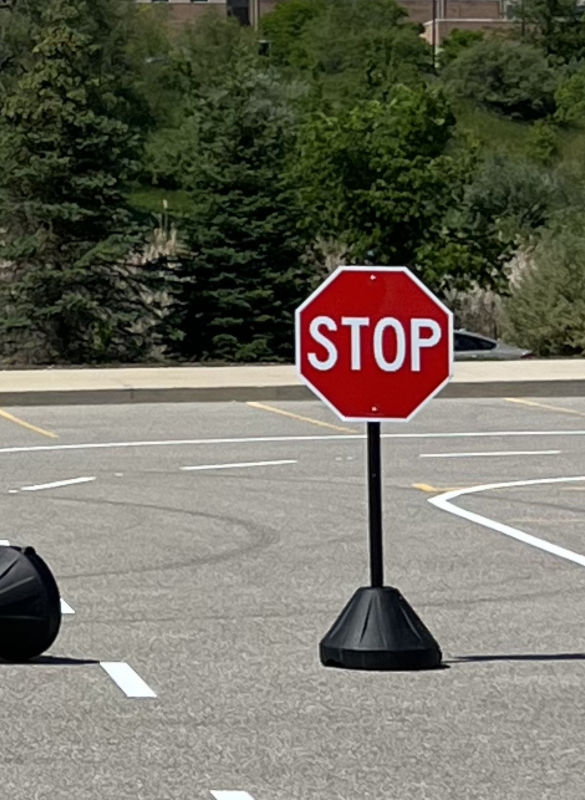
#> input picture ocr/data/8079.jpg, 1170 x 1600 px, given in place of IGVC.png, which was not available (shown at 1/2 size)
$ python soup.py
#> lines starting #> are read from the running program, lines starting #| are printed output that depends on the picture; after the words box and inside, x2 and y2 are one past the last pixel; in counts of white or black regions, pixels touching at a corner belong together; pictures that were not available may be replaced by others from this repository, and a replacement may not be noted
#> in __init__, self.img is the input picture: shape (1600, 1170, 3); mean B, G, R 94.8, 107.6, 110.2
### ros/docker/ocr/src/utils.py
import cv2
import numpy as np
from PIL import Image
import copy

def to_png(src, target):
    img = Image.open(src)
    img.save(target)


#increase contrast of bgr img to bgr img
# [16 lines left out: function inc_cont, not called in this run]


def hsv_filter(img: np.ndarray):
    """
    bgr img -> hsv, sat, grayscale img
    """

    hsv_img = cv2.cvtColor(img, cv2.COLOR_BGR2HSV)
#> hsv_img: shape (1600, 1170, 3); mean H, S, V 38.6, 73.7, 113.9
    h, s, v = cv2.split(hsv_img)
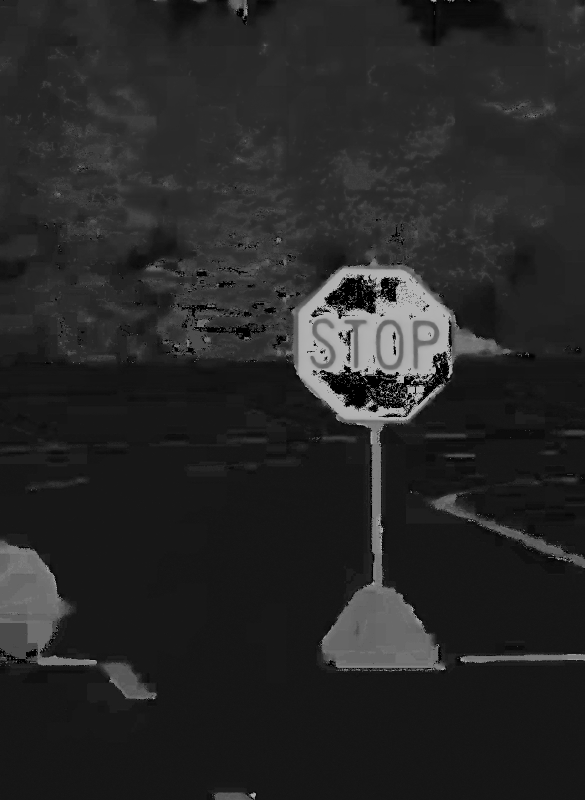
#> h: shape (1600, 1170) (shown at 1/2 size); min 0, max 179, mean 38.6
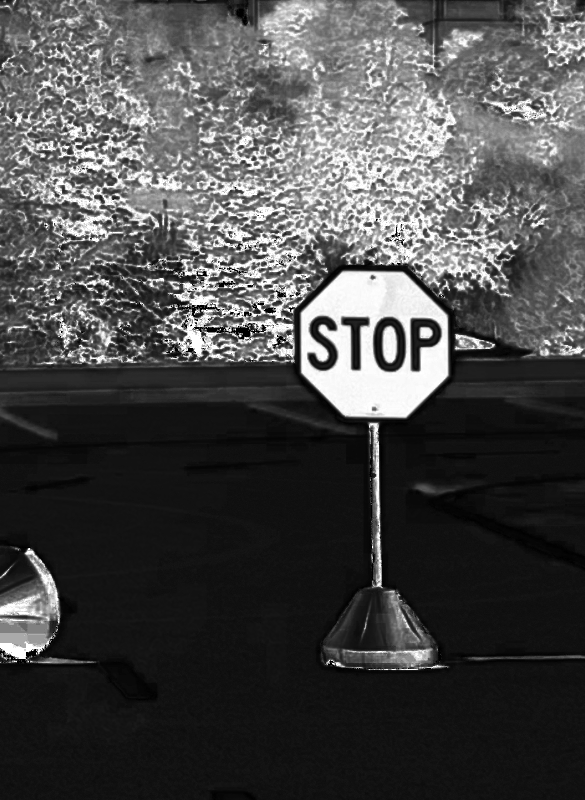
#> s: shape (1600, 1170) (shown at 1/2 size); min 0, max 255, mean 73.7
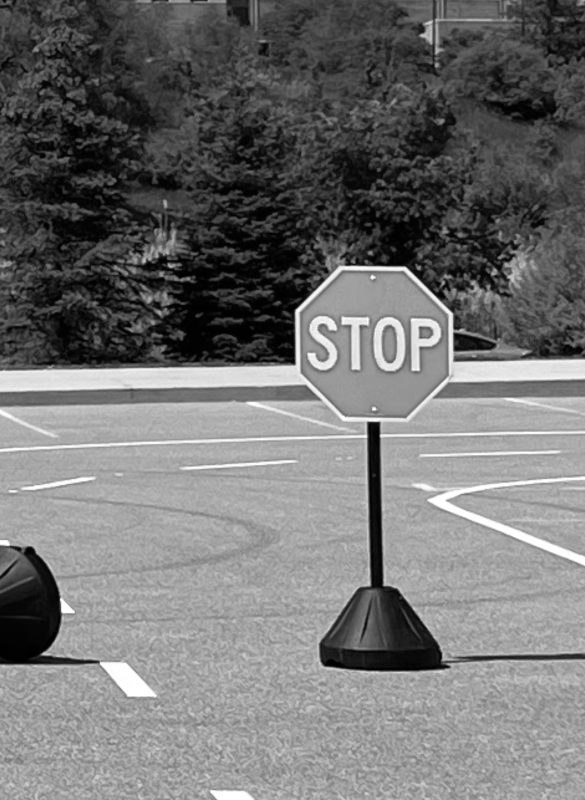
#> v: shape (1600, 1170) (shown at 1/2 size); min 0, max 255, mean 113.9

    return hsv_img, s, v


def get_oct(sat_img:np.ndarray, ori_img:np.ndarray, debug=False) -> np.ndarray:
    """
    input:
        sat_img (np.ndarray): saturation channel of hsv image.
        ori_img (np.ndarray): original image on which the octagons will be drawn.
        debug (boolean): whether to display the image.
    return:
        a binary mask of the largest octagon in the image.
        Inside of the octagon is (255, 255, 255) and the
        outside is (0, 0, 0).
    """
    # Add Gaussian Blur to the image
    gauss = cv2.GaussianBlur(sat_img, (7,7), 0)

    # Make a binary image
    _, gauss_blur_binary_img =cv2.threshold(gauss, 90, 255, cv2.THRESH_BINARY)

    # Find the contours
    contours, _ = cv2.findContours(gauss_blur_binary_img, cv2.RETR_TREE, cv2.CHAIN_APPROX_SIMPLE)

    if debug:
        all_oct_img = copy.deepcopy(ori_img)

    # Prepare lists to get the largest octagon
    length_list = []
    approx_list = []

    for cnt in contours:
        approx = cv2.approxPolyDP(cnt, 0.01*cv2.arcLength(cnt, True), True)
        if len(approx) == 8:
            # Compute the summed length of the edges
            points = np.vstack((cnt, np.expand_dims(cnt[0], 0)))
            length = np.sum(np.linalg.norm(points[1:] - points[:-1], axis=2))
            length_list.append(length)
            approx_list.append(approx)

            if debug:
                cv2.drawContours(all_oct_img, [approx], -1, (0, 255, 255), 3)

    if debug:
        cv2.imshow('octagon detected', all_oct_img)
        cv2.waitKey(1)

    if len(length_list) == 0:
        return False

    # Find the contour with longest sum of length of edges
    idx = np.where(length_list == max(length_list))[0][0]
    the_octagon = approx_list[idx].reshape(-1, 2)

    # Create a binary mask
    mask = np.zeros(sat_img.shape)
    cv2.fillPoly(mask, np.int32([the_octagon]), color = (255, 255, 255))
    mask = np.array(mask, dtype=np.uint8)

    return mask


# [7 lines left out: function dilate, not called in this run]

def red_mask(hsv_img:np.ndarray):
    result = hsv_img.copy()

    lower = np.array([170, 170, 63])
    upper = np.array([179, 255, 255])
    mask = cv2.inRange(hsv_img, lower, upper)
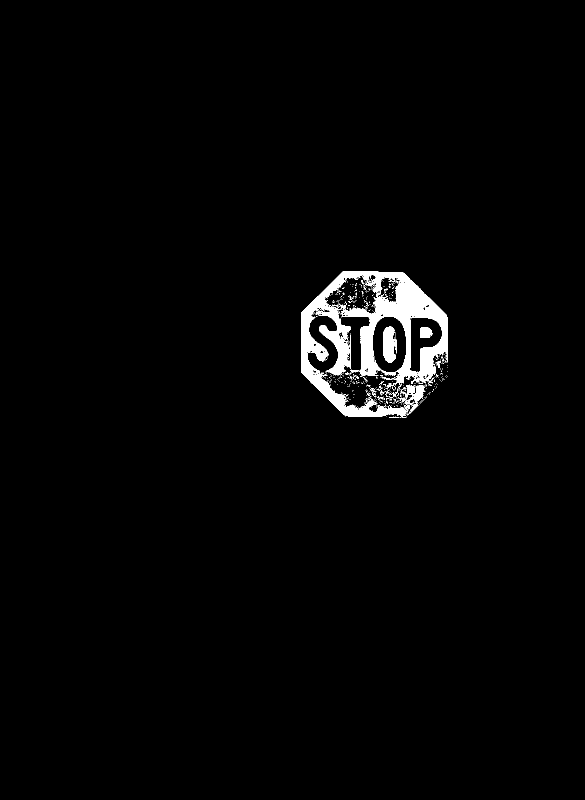
#> mask: shape (1600, 1170) (shown at 1/2 size); 1.9% white; 542 white regions (528 under 20 px), largest, box (x1, y1, x2, y2) and area: (602, 543, 896, 835) 32048, (766, 653, 793, 726) 1509, (840, 655, 865, 676) 449
    result = cv2.bitwise_and(result, result, mask=mask)
#> result: shape (1600, 1170, 3); mean H, S, V 3.4, 4.6, 2.7

    return mask, result

### ros/docker/ocr/src/soup.py
from PIL import Image
import cv2
import numpy as np
import copy

import utils as utils

import pytesseract
from pytesseract import Output

pytesseract.pytesseract.tesseract_cmd = r'/usr/bin/tesseract'
config = r'--psm 11 --oem 3 --tessdata-dir /app/ocr/data/tessdata'

class SOUP(object):
    def __init__(self, fname):
        self.img = cv2.imread(f'/app/ocr/data/{fname}')


    def run_ocr(self):


        # Source image
        cv2.imshow('src img', self.img)

        # Apply HSV filter
        hsv, s, v = utils.hsv_filter(self.img)
        cv2.imshow('hsv img', hsv)

        # Apply red mask
        mask, img = utils.red_mask(hsv)
        cv2.imshow('red mask', mask)
        # cv2.imshow('mask applied', img)

        # Dilate and erode to get rid of noise
        mask = cv2.erode(mask, np.ones((3, 3)))
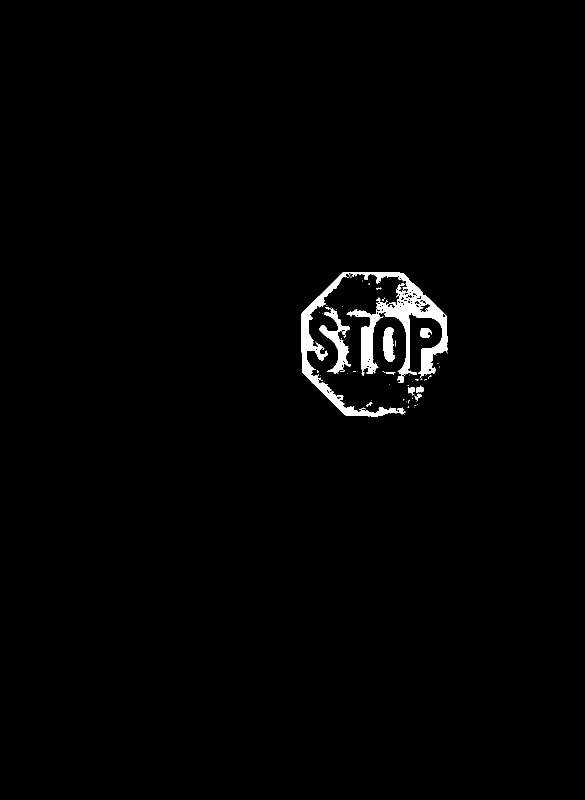
#> mask: shape (1600, 1170) (shown at 1/2 size); 1.3% white; 58 white regions (49 under 20 px), largest, box (x1, y1, x2, y2) and area: (603, 544, 895, 833) 19057, (639, 614, 701, 747) 2509, (767, 654, 790, 724) 1211
        mask = cv2.dilate(mask, np.ones((7, 7)))
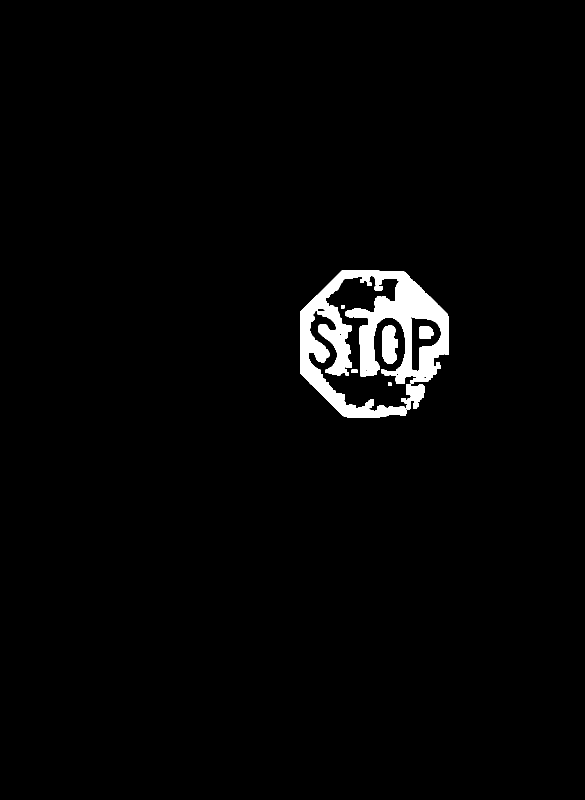
#> mask: shape (1600, 1170) (shown at 1/2 size); 2.2% white; 10 white regions, largest, box (x1, y1, x2, y2) and area: (600, 541, 898, 836) 37509, (764, 651, 795, 727) 1941, (803, 768, 850, 819) 1415
        # mask = cv2.dilate(mask, np.ones((3, 3)))

        cv2.imshow('dilate & erode mask', mask)

        # Get octagon
        mask = utils.get_oct(mask, self.img, True)
#> in get_oct, `_, gauss_blur_binary_img =cv2.threshold(gauss, 90, 255, cv2.THRESH_BIN..`:
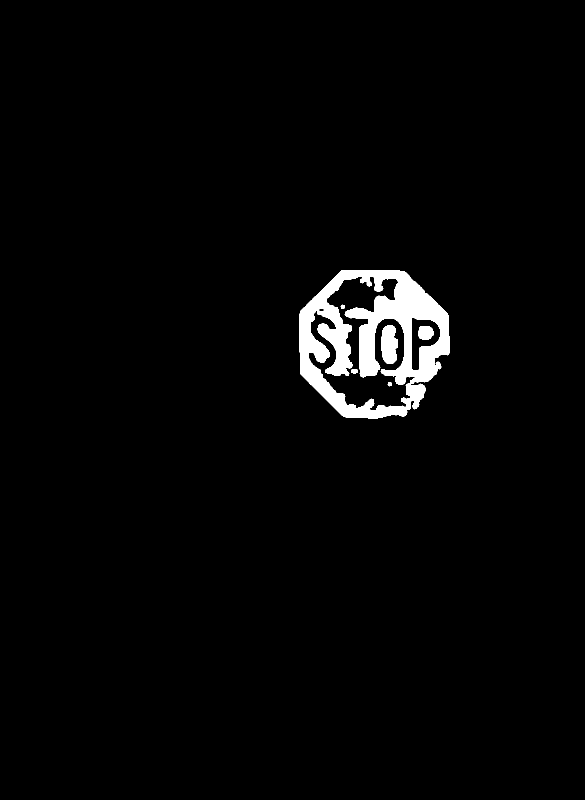
#> gauss_blur_binary_img: shape (1600, 1170) (shown at 1/2 size); 2.4% white; 6 white regions
#> in get_oct, `contours, _ = cv2.findContours(gauss_blur_binary_img, cv2.RETR_TREE, c..`: contours = 9 contours; largest, box (x1, y1, x2, y2) and area: (599, 540, 899, 837) 70090, (617, 552, 832, 822) 26340, (822, 634, 882, 742) 3568, (763, 650, 796, 728) 1970, (837, 652, 868, 679) 658
#> the loop in get_oct, `for cnt in contours:` made 9 passes
#> after the loop in get_oct, `for cnt in contours:`: approx_list = []
#> mask = False

        # Mask out
#> (the run stopped early here; a loop or call above may not have finished)
